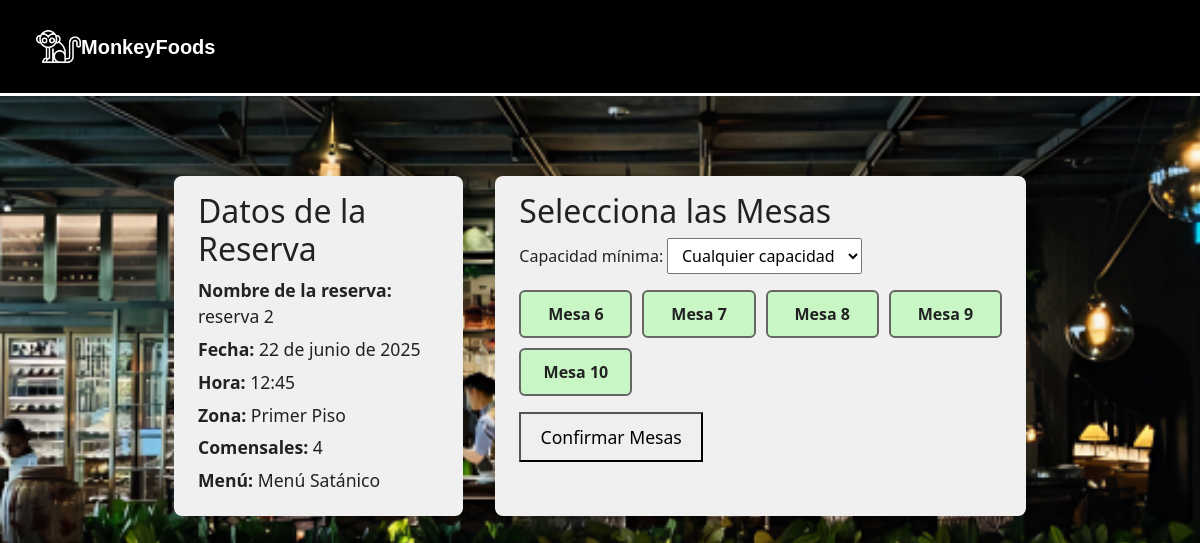
/reservas/elegir-mesas/8/ (signed in), run on an earlier commit of the app's database.
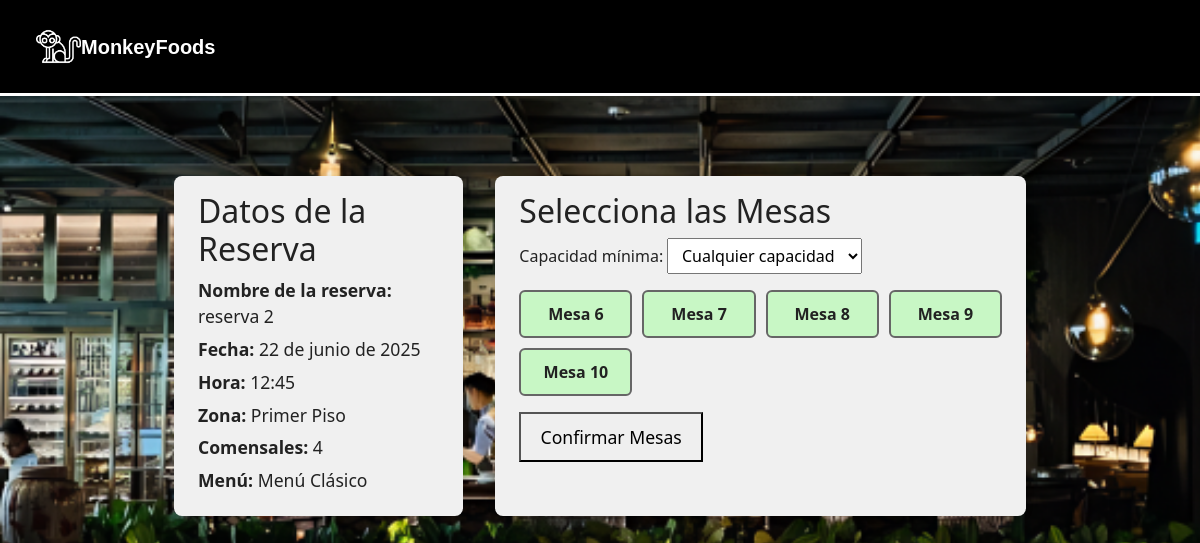
And on a later commit of the database.
### apps/reservas/models.py (models this page shows, shortened)
class Reserva(models.Model):
    ESTADOS_RESERVA = (
        ('borrador', 'Borrador'),
        ('completada', 'Completada'),
    )
    id_reserva = models.CharField(max_length=12, unique=True, editable=False)
    cliente = models.ForeignKey(settings.AUTH_USER_MODEL, on_delete=models.CASCADE)
    nombre_reserva = models.CharField(max_length=100)
    fecha = models.DateField()
    hora = models.TimeField()
    telefono = models.CharField(max_length=20)
    comensales = models.PositiveIntegerField(default=1)
    abono = models.DecimalField(max_digits=8, decimal_places=2)
    mesas = models.ManyToManyField('Mesa')
    menu = models.ForeignKey(Menu, on_delete=models.SET_NULL, null=True, blank=True)  #modelo menú
    zona = models.ForeignKey('Zona', on_delete=models.CASCADE, null=True, blank=True)
    estado = models.CharField(max_length=20, choices=ESTADOS_RESERVA, default='borrador')

class Zona(models.Model):
    nombre = models.CharField(max_length=100)

### apps/menus/models.py (models this page shows)
class Menu(models.Model):
    nombre = models.CharField(max_length=100)
    descripcion = models.TextField()
    precio = models.DecimalField(max_digits=8, decimal_places=2)
    imagen = models.ImageField(upload_to='imagenes_menus/', blank=True, null=True)
    def __str__(self):
        return self.nombre

### apps/reservas/views.py (the view, shortened to what this page needs)
# urls.py: path('elegir-mesas/<str:reserva_id>/', views.elegir_mesas, name='elegir_mesas'),
@login_required
def elegir_mesas(request, reserva_id):
    reserva = get_object_or_404(Reserva, id=reserva_id, cliente=request.user)
    zona = reserva.zona
    menu = reserva.menu
    fecha = reserva.fecha
    hora = reserva.hora
    comensales = reserva.comensales
    hora_inicio = datetime.combine(fecha, hora)
    hora_fin = hora_inicio + timedelta(hours=2)
    hora_limite_inferior = hora_inicio - timedelta(hours=2)
    reservas_solapadas = Reserva.objects.filter(
        fecha=fecha,
        zona=zona
    ).exclude(id=reserva.id).filter(
        Q(
            hora__gte=hora_limite_inferior.time(),
            hora__lt=hora_fin.time()
        )
    )
    mesas_ocupadas_ids = Mesa.objects.filter(
        reserva__in=reservas_solapadas
    ).values_list('id', flat=True)
    mesas = Mesa.objects.filter(zona=zona).all()
    for mesa in mesas:
        mesa.disponible = (mesa.id not in mesas_ocupadas_ids) and (mesa.capacidad >= comensales)
    return render(request, 'reservas/elegir_mesas.html', {
        'mesas': mesas,
        'reserva': reserva,
        'capacidades_disponibles': sorted(set(m.capacidad for m in mesas)),
    })

### apps/reservas/templates/reservas/elegir_mesas.html (shortened to what this page needs)
{% extends "base.html" %}
{% block content %}
<div class="container">
  <div class="left-panel">
    <h2>Datos de la Reserva</h2>
    <div class="reserva-info">
      <p><strong>Nombre de la reserva:</strong> {{ reserva.nombre_reserva }}</p>
      <p><strong>Fecha:</strong> {{ reserva.fecha }}</p>
      <p><strong>Hora:</strong> {{ reserva.hora }}</p>
      <p><strong>Zona:</strong> {{ reserva.zona.nombre }}</p>
      <p><strong>Comensales:</strong> {{ reserva.comensales }}</p>
      {% if reserva.menu %}
      <p><strong>Menú:</strong> {{ reserva.menu }}</p>
      {% endif %}
    </div>
  </div>
  <div class="right-panel">
    <h2>Selecciona las Mesas</h2>
    <form method="post" id="mesasForm">
      <div class="filters">
        <label for="filtroCapacidad">Capacidad mínima:
          <select id="filtroCapacidad" name="capacidad_min">
            <option value="0">Cualquier capacidad</option>
          </select>
        </label>
      </div>
      <div class="mesas-grid" id="mesasGrid">
        {% for mesa in mesas %}
          <div
            class="mesa-btn capacidad-{{ mesa.capacidad }}{% if not mesa.disponible %} unavailable{% endif %}"
            data-zona="{{ mesa.zona.id }}"
            data-capacidad="{{ mesa.capacidad }}"
            data-id="{{ mesa.id }}"
            title="Mesa {{ mesa.numero }} - Capacidad: {{ mesa.capacidad }}"
          >
            Mesa {{ mesa.numero }}
          </div>
        {% endfor %}
      </div>
      <button type="submit">Confirmar Mesas</button>
    </form>
  </div>
</div>
{% endblock %}

What changed in the data, as far as the page shows it:
changed through a linked row, Reserva "reserva 2": menu "Menú Satánico" → "Menú Clásico"
